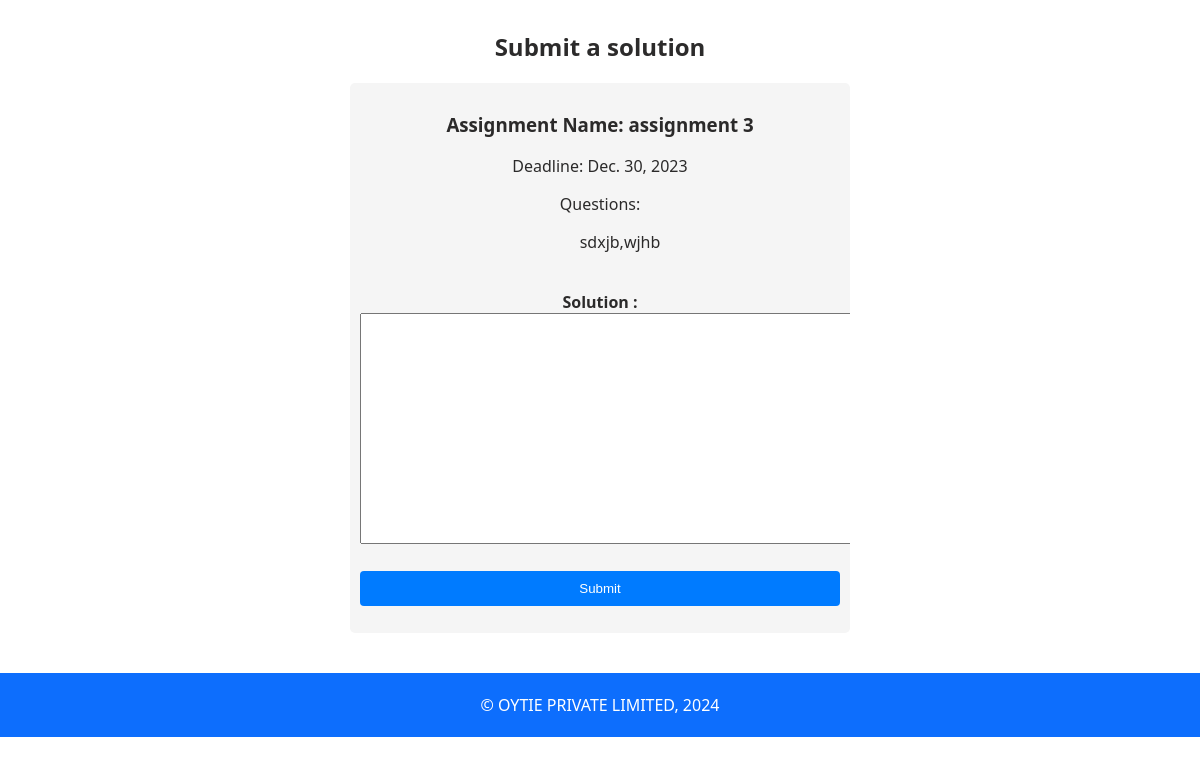
The app's page /edit_assign/5 with its own data.
### service/models.py (models this page shows)
class Assignment(models.Model):
    name=models.CharField(max_length=50)
    batch=models.ForeignKey("Batch", on_delete=models.CASCADE)
    teacher_id=models.ForeignKey("Teacher", on_delete=models.CASCADE)
    questions=models.TextField(max_length=200)
    deadline=models.DateField()

### assignment_management/views.py (the view)
# urls.py: path('edit_assign/<int:id>',views.edit_assign,name="edit_assign"),
def edit_assign(request,id):
    assignset=Assignment.objects.filter(id=id)
    for assign in assignset:
        assign_name=assign.name
        assign_que=assign.questions
        assign_deadline=assign.deadline
    data={"id":id,"name":assign_name,"que":assign_que,"deadline":assign_deadline}
    return render(request,'edit_assign.html',data)

### templates/edit_assign.html (shortened to what this page needs)
<!DOCTYPE html>
<html lang="en">
<head>
</head>
<body>
    <div class="card-content" align="center">
        <h2 align="center">Submit a solution</h2>
        <div class="card"  >
            <div class="card-content">
                <form id="myForm" method="get" action='{% url "submit_solution" %}'>
                    <div id="assignmentDetails">
                        <h3>Assignment Name: <span id="assignmentName"> {{name}}</span></h3>
                        <p>Deadline: <span id="deadline">{{deadline}}</span></p>
                        <p>Questions: </p>
                        <ul id="questionsList"> {{que}}</ul>
                    </div>
                    <br>
                    <div>
                        <strong>Solution :</strong><br><textarea name="solution" id="Description" cols="60"
                            rows="15"></textarea>
                    </div>
                    <br>
                    <button type="submit">Submit</button> <br>
                </form>
            </div>
        </div>
    </div>
    <footer class="footer">
        <p>&copy; OYTIE PRIVATE LIMITED, 2024</p>
    </footer>
</body>
</html>

### templates/edit_assign.html (style rules this page uses)
.card { width: 500px; height: 550px; border: 0.5px solid #eeeef1; border-style: hidden; border-radius: 5px; overflow: hidden; position: relative; background-color: whitesmoke; }
.card-content { padding: 10px; color: #090808db; z-index: 1; }
body { justify-content: center; align-items: center; height: 50vh; margin: 0; font-family: 'Segoe UI', Tahoma, Geneva, Verdana, sans-serif; }
button { width: 100%; padding: 10px; border: none; border-radius: 4px; background-color: #007bff; color: #fff; cursor: pointer; transition: background-color 0.3s ease; margin-bottom: 20px; }
.footer { background: #0d6efd; width: 100%; padding: 5px 0; margin-top: 30px; text-align: center; height: fit-content; color: #fff; }
.footer p { display: flex; justify-content: center; align-items: center; text-align: center; }

### records on screen
Assignment: name "assignment 3", deadline "Dec. 30, 2023", questions "sdxjb,wjhb"
